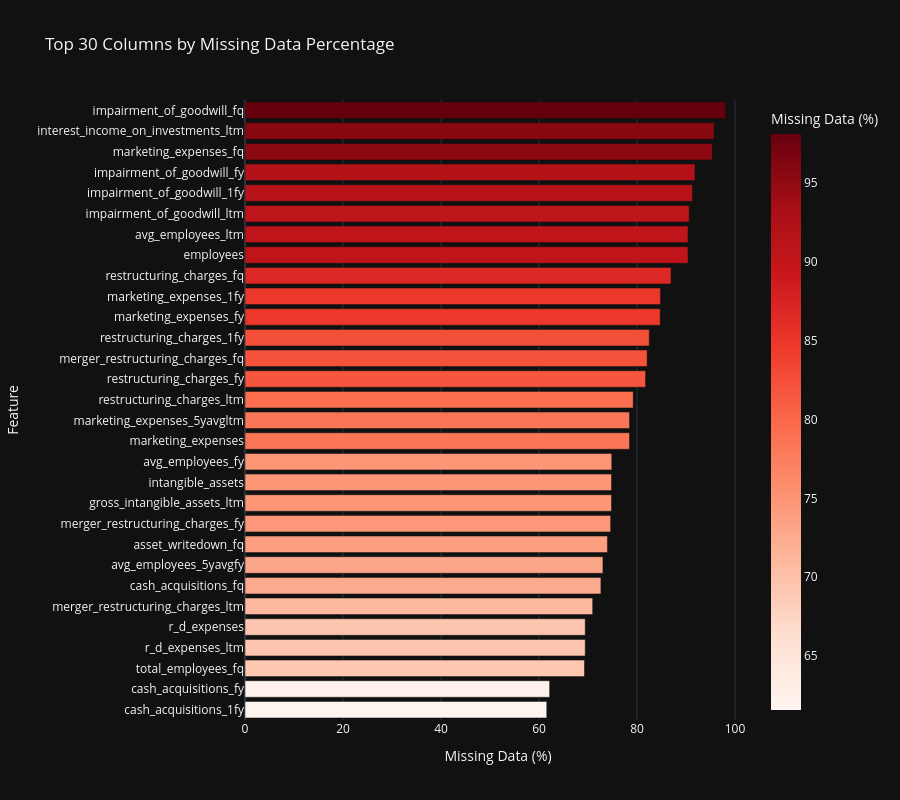
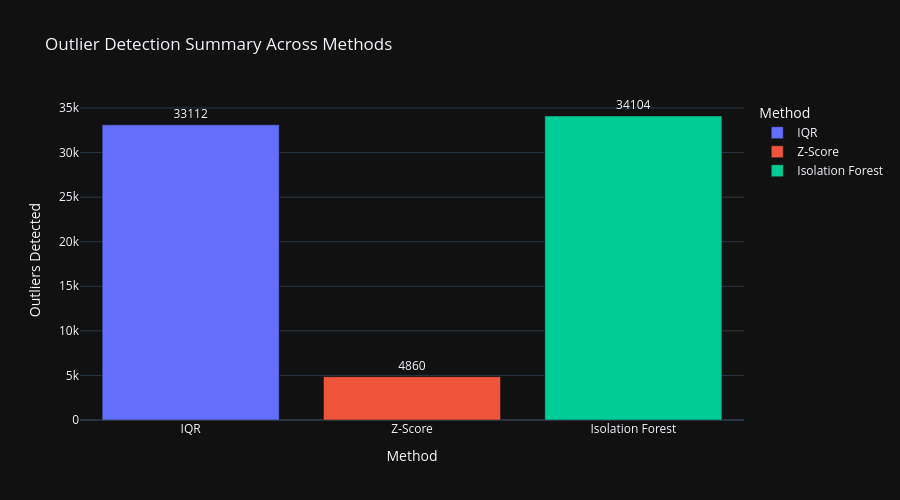
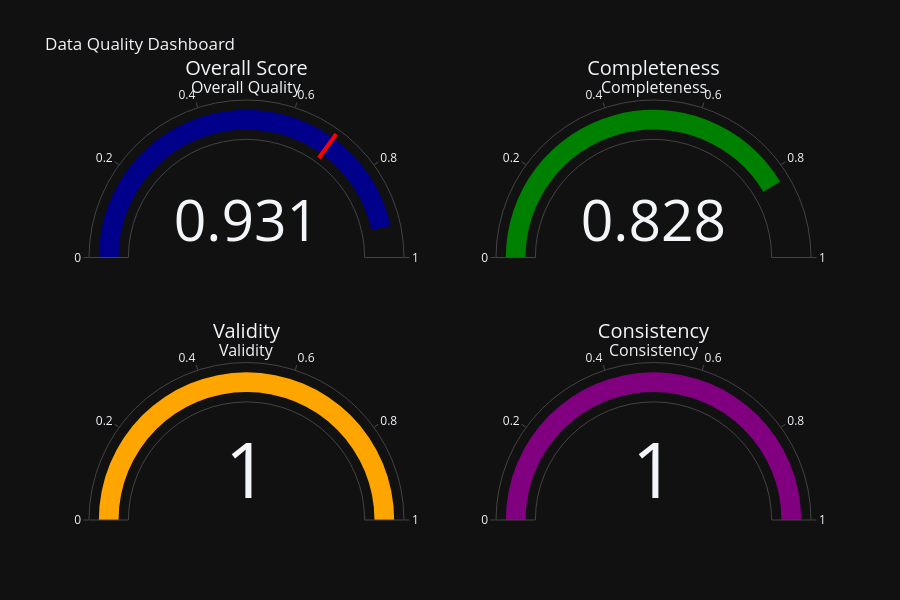

These figures' notebook cell, in order:
### Code cell
# 📊 Interactive Data Quality Visualizations
print("\n📊 Creating Interactive Data Quality Visualizations...")

# Note: Output directories already created at initialization (all Phase 9.1-9.8 subdirectories)

# 1. Missing Value Heatmap (Interactive Plotly)
missing_pct = (all_stocks_winsorized.isnull().sum() / len(all_stocks_winsorized) * 100).sort_values(ascending=False)
missing_df = pd.DataFrame({
    'Column': missing_pct.index,
    'Missing %': missing_pct.values
    }).head(30)

fig_missing = px.bar(
        missing_df,
        x='Missing %',
        y='Column',
        orientation='h',
        title='Top 30 Columns by Missing Data Percentage',
        labels={'Missing %': 'Missing Data (%)', 'Column': 'Feature'},
        color='Missing %',
        color_continuous_scale='Reds',
        height=800
        )
fig_missing.update_layout(yaxis={'categoryorder': 'total ascending'})
fig_missing.show()

# Save as HTML for interactive viewing
fig_missing.write_html(OUTPUT_DIR / "eda" / "missing_values_heatmap.html")
print(f"✓ Saved: {OUTPUT_DIR / 'eda' / 'missing_values_heatmap.html'}")

# 2. Outlier Detection Summary (Interactive Bar Chart)
outlier_summary = pd.DataFrame({
    'Method': ['IQR', 'Z-Score', 'Isolation Forest'],
    'Outliers Detected': [total_iqr, total_zscore, total_iforest],
    'Columns Analyzed': [len(outliers_iqr), len(outliers_zscore), len(outliers_iforest)]
    })

fig_outliers = px.bar(
        outlier_summary,
        x='Method',
        y='Outliers Detected',
        title='Outlier Detection Summary Across Methods',
        color='Method',
        text='Outliers Detected',
        height=500
        )
fig_outliers.update_traces(texttemplate='%{text}', textposition='outside')
fig_outliers.show()
fig_outliers.write_html(OUTPUT_DIR / "eda" / "outlier_detection_summary.html")
print(f"✓ Saved: {OUTPUT_DIR / 'eda' / 'outlier_detection_summary.html'}")

# 3. Data Quality Score Dashboard (Gauge Charts)
fig_quality = make_subplots(
        rows=2, cols=2,
        specs=[[{'type': 'indicator'}, {'type': 'indicator'}],
               [{'type': 'indicator'}, {'type': 'indicator'}]],
        subplot_titles=('Overall Quality', 'Completeness', 'Validity', 'Consistency')
        )

fig_quality.add_trace(go.Indicator(
        mode="gauge+number",
        value=quality_report.overall_score,
        title={'text': "Overall Score"},
        gauge={'axis': {'range': [0, 1]},
               'bar': {'color': "darkblue"},
               'threshold': {'line': {'color': "red", 'width': 4}, 'thickness': 0.75, 'value': 0.7}}
        ), row=1, col=1)

fig_quality.add_trace(go.Indicator(
        mode="gauge+number",
        value=quality_report.completeness_score,
        title={'text': "Completeness"},
        gauge={'axis': {'range': [0, 1]}, 'bar': {'color': "green"}}
        ), row=1, col=2)

fig_quality.add_trace(go.Indicator(
        mode="gauge+number",
        value=quality_report.validity_score,
        title={'text': "Validity"},
        gauge={'axis': {'range': [0, 1]}, 'bar': {'color': "orange"}}
        ), row=2, col=1)

fig_quality.add_trace(go.Indicator(
        mode="gauge+number",
        value=quality_report.consistency_score,
        title={'text': "Consistency"},
        gauge={'axis': {'range': [0, 1]}, 'bar': {'color': "purple"}}
        ), row=2, col=2)

fig_quality.update_layout(
        title_text="Data Quality Dashboard",
        height=600,
        showlegend=False
        )
fig_quality.show()
fig_quality.write_html(OUTPUT_DIR / "eda" / "data_quality_dashboard.html")
print(f"✓ Saved: {OUTPUT_DIR / 'eda' / 'data_quality_dashboard.html'}")

print(f"\n✅ Section 2 Interactive Visualizations Complete")
# Optionally, print the actual issues
if quality_report.issues:
    print(f"  Issue details:")
    for issue in quality_report.issues[:5]:  # Show first 5 issues
        print(f"    - {issue}")
    if len(quality_report.issues) > 5:
        print(f"    ... and {len(quality_report.issues) - 5} more issues")

### Figure 1 — Plotly figure (JSON) as saved in the notebook; plotly's stock layout.template omitted (floating-point values rounded to 4 significant figures)
{"data": [{"alignmentgroup": "True", "hovertemplate": "Missing Data (%)=%{marker.color}<br>Feature=%{y}<extra></extra>", "legendgroup": "", "marker": {"color": [98.09, 95.73, 95.36, 91.82, 91.3, 90.64, 90.4, 90.4, 86.93, 84.77, 84.73, 82.5, 82.07, 81.74, 79.23, 78.47, 78.47, 74.85, 74.79, 74.79, 74.62, 73.97, 73.04, 72.63, 70.95, 69.43, 69.43, 69.27, 62.16, 61.58], "coloraxis": "coloraxis", "pattern": {"shape": ""}}, "name": "", "offsetgroup": "", "orientation": "h", "showlegend": false, "textposition": "auto", "x": [98.09, 95.73, 95.36, 91.82, 91.3, 90.64, 90.4, 90.4, 86.93, 84.77, 84.73, 82.5, 82.07, 81.74, 79.23, 78.47, 78.47, 74.85, 74.79, 74.79, 74.62, 73.97, 73.04, 72.63, 70.95, 69.43, 69.43, 69.27, 62.16, 61.58], "xaxis": "x", "y": ["impairment_of_goodwill_fq", "interest_income_on_investments_ltm", "marketing_expenses_fq", "impairment_of_goodwill_fy", "impairment_of_goodwill_1fy", "impairment_of_goodwill_ltm", "employees", "avg_employees_ltm", "restructuring_charges_fq", "marketing_expenses_1fy", "marketing_expenses_fy", "restructuring_charges_1fy", "merger_restructuring_charges_fq", "restructuring_charges_fy", "restructuring_charges_ltm", "marketing_expenses", "marketing_expenses_5yavgltm", "avg_employees_fy", "gross_intangible_assets_ltm", "intangible_assets", "merger_restructuring_charges_fy", "asset_writedown_fq", "avg_employees_5yavgfy", "cash_acquisitions_fq", "merger_restructuring_charges_ltm", "r_d_expenses_ltm", "r_d_expenses", "total_employees_fq", "cash_acquisitions_fy", "cash_acquisitions_1fy"], "yaxis": "y", "type": "bar"}], "layout": {"xaxis": {"anchor": "y", "domain": [0.0, 1.0], "title": {"text": "Missing Data (%)"}}, "yaxis": {"anchor": "x", "domain": [0.0, 1.0], "title": {"text": "Feature"}, "categoryorder": "total ascending"}, "coloraxis": {"colorbar": {"title": {"text": "Missing Data (%)"}}, "colorscale": [[0.0, "rgb(255,245,240)"], [0.125, "rgb(254,224,210)"], [0.25, "rgb(252,187,161)"], [0.375, "rgb(252,146,114)"], [0.5, "rgb(251,106,74)"], [0.625, "rgb(239,59,44)"], [0.75, "rgb(203,24,29)"], [0.875, "rgb(165,15,21)"], [1.0, "rgb(103,0,13)"]]}, "legend": {"tracegroupgap": 0}, "title": {"text": "Top 30 Columns by Missing Data Percentage"}, "barmode": "relative", "height": 800}}

### Figure 2 — Plotly figure (JSON) as saved in the notebook; plotly's stock layout.template omitted (floating-point values rounded to 4 significant figures)
{"data": [{"alignmentgroup": "True", "hovertemplate": "Method=%{x}<br>Outliers Detected=%{text}<extra></extra>", "legendgroup": "IQR", "marker": {"color": "#636efa", "pattern": {"shape": ""}}, "name": "IQR", "offsetgroup": "IQR", "orientation": "v", "showlegend": true, "text": [33110.0], "textposition": "outside", "x": ["IQR"], "xaxis": "x", "y": [33112], "yaxis": "y", "type": "bar", "texttemplate": "%{text}"}, {"alignmentgroup": "True", "hovertemplate": "Method=%{x}<br>Outliers Detected=%{text}<extra></extra>", "legendgroup": "Z-Score", "marker": {"color": "#EF553B", "pattern": {"shape": ""}}, "name": "Z-Score", "offsetgroup": "Z-Score", "orientation": "v", "showlegend": true, "text": [4860.0], "textposition": "outside", "x": ["Z-Score"], "xaxis": "x", "y": [4860], "yaxis": "y", "type": "bar", "texttemplate": "%{text}"}, {"alignmentgroup": "True", "hovertemplate": "Method=%{x}<br>Outliers Detected=%{text}<extra></extra>", "legendgroup": "Isolation Forest", "marker": {"color": "#00cc96", "pattern": {"shape": ""}}, "name": "Isolation Forest", "offsetgroup": "Isolation Forest", "orientation": "v", "showlegend": true, "text": [34100.0], "textposition": "outside", "x": ["Isolation Forest"], "xaxis": "x", "y": [34104], "yaxis": "y", "type": "bar", "texttemplate": "%{text}"}], "layout": {"xaxis": {"anchor": "y", "domain": [0.0, 1.0], "title": {"text": "Method"}, "categoryorder": "array", "categoryarray": ["IQR", "Z-Score", "Isolation Forest"]}, "yaxis": {"anchor": "x", "domain": [0.0, 1.0], "title": {"text": "Outliers Detected"}}, "legend": {"title": {"text": "Method"}, "tracegroupgap": 0}, "title": {"text": "Outlier Detection Summary Across Methods"}, "barmode": "relative", "height": 500}}

### Figure 3 — Plotly figure (JSON) as saved in the notebook; plotly's stock layout.template omitted (floating-point values rounded to 4 significant figures)
{"data": [{"gauge": {"axis": {"range": [0, 1]}, "bar": {"color": "darkblue"}, "threshold": {"line": {"color": "red", "width": 4}, "thickness": 0.75, "value": 0.7}}, "mode": "gauge+number", "title": {"text": "Overall Score"}, "value": 0.9313, "type": "indicator", "domain": {"x": [0.0, 0.45], "y": [0.625, 1.0]}}, {"gauge": {"axis": {"range": [0, 1]}, "bar": {"color": "green"}}, "mode": "gauge+number", "title": {"text": "Completeness"}, "value": 0.8282, "type": "indicator", "domain": {"x": [0.55, 1.0], "y": [0.625, 1.0]}}, {"gauge": {"axis": {"range": [0, 1]}, "bar": {"color": "orange"}}, "mode": "gauge+number", "title": {"text": "Validity"}, "value": 1.0, "type": "indicator", "domain": {"x": [0.0, 0.45], "y": [0.0, 0.375]}}, {"gauge": {"axis": {"range": [0, 1]}, "bar": {"color": "purple"}}, "mode": "gauge+number", "title": {"text": "Consistency"}, "value": 1.0, "type": "indicator", "domain": {"x": [0.55, 1.0], "y": [0.0, 0.375]}}], "layout": {"annotations": [{"font": {"size": 16}, "showarrow": false, "text": "Overall Quality", "x": 0.225, "xanchor": "center", "xref": "paper", "y": 1.0, "yanchor": "bottom", "yref": "paper"}, {"font": {"size": 16}, "showarrow": false, "text": "Completeness", "x": 0.775, "xanchor": "center", "xref": "paper", "y": 1.0, "yanchor": "bottom", "yref": "paper"}, {"font": {"size": 16}, "showarrow": false, "text": "Validity", "x": 0.225, "xanchor": "center", "xref": "paper", "y": 0.375, "yanchor": "bottom", "yref": "paper"}, {"font": {"size": 16}, "showarrow": false, "text": "Consistency", "x": 0.775, "xanchor": "center", "xref": "paper", "y": 0.375, "yanchor": "bottom", "yref": "paper"}], "title": {"text": "Data Quality Dashboard"}, "height": 600, "showlegend": false}}
